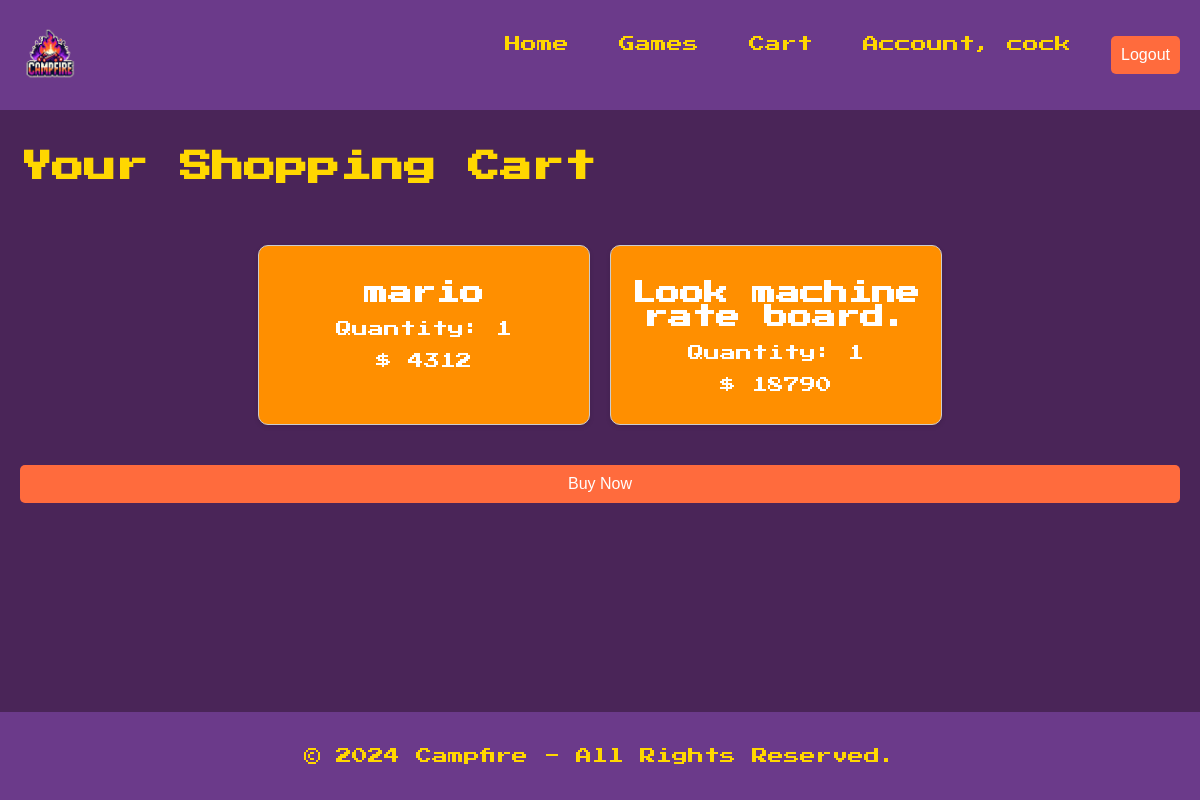
The app's page /cart/ (signed in), older data.
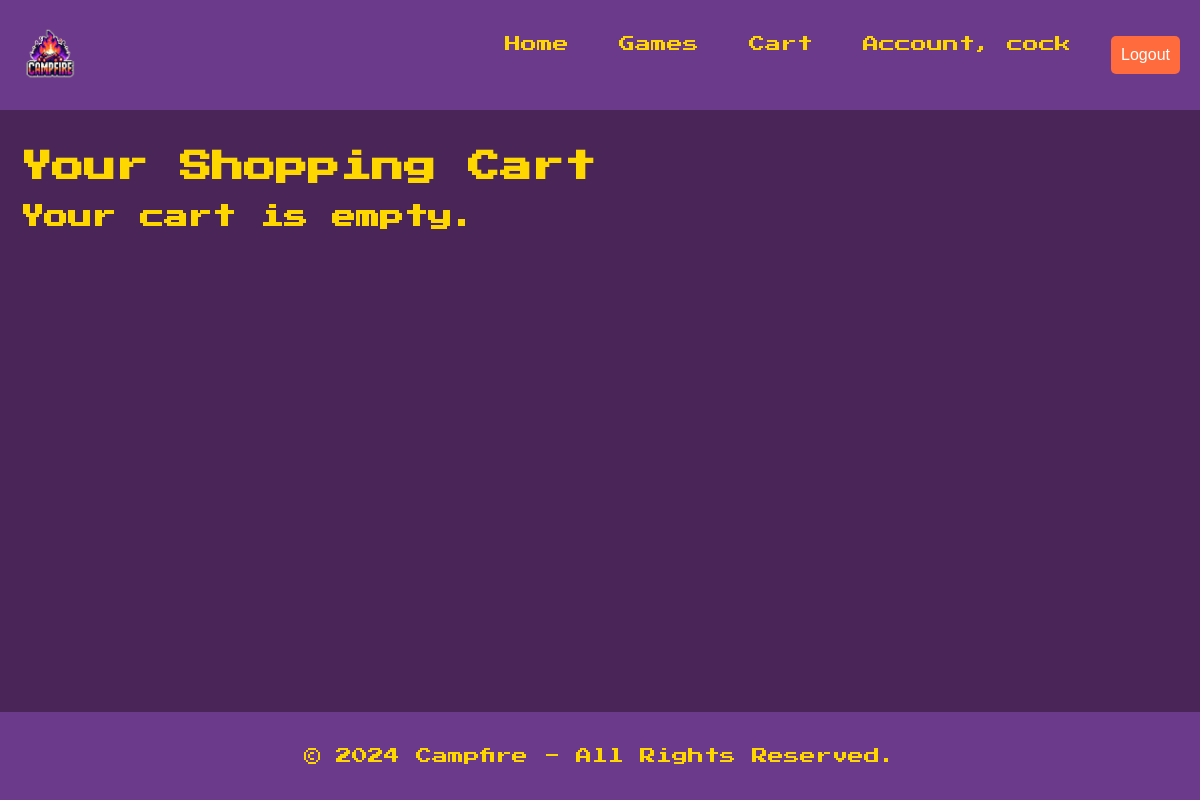
The same page, newer data.
### shop/models.py (models this page shows, shortened)
class CartItem(models.Model):
    shopping_cart = models.ForeignKey(
        ShoppingCart, on_delete=models.CASCADE, related_name='cart_items')
    game = models.ForeignKey(
        Game, on_delete=models.CASCADE, related_name='cart_items')
    quantity = models.PositiveIntegerField(default=1)

class Game(models.Model):
    title = models.CharField(max_length=255)
    author = models.CharField(max_length=255)
    price = models.IntegerField()
    description = models.TextField()

### shop/views.py (the view, shortened to what this page needs)
# urls.py: path('cart/', Cart.as_view(), name='cart'),
class Cart(LoginRequiredMixin, View):
    template_name = "cart.html"
    def get(self, request):
        shopping_cart, created = ShoppingCart.objects.get_or_create(
            user=request.user)
        cart_items = shopping_cart.cart_items.all()
        return render(request, self.template_name, {'cart_items': cart_items})

### shop/templates/cart.html (shortened to what this page needs)
{% extends 'base.html' %}
{% block content %}
<h1>Your Shopping Cart</h1>
{% if cart_items %}
<form action="{% url 'cart' %}" method="post">
  <div class="games-container">
    <div class="games-grid">
      {% for item in cart_items %}
      <div class="game-card">
        <div class="game-info">
          <h2>{{ item.game.title }}</h2>
          <p>Quantity: {{ item.quantity }}</p>
          <p>$ {{ item.game.price }}</p>
        </div>
      </div>
      {% endfor %}
    </div>
  </div>
  <button type="submit" class="btn buy-btn">Buy Now</button>
</form>
{% else %}
<h2>Your cart is empty.</h2>
{% endif %}
{% endblock %}

Row changes from the older to the newer data that the page shows:
removed CartItem: game "mario", quantity "1", game.price "4312"
removed CartItem: game "Look machine rate board.", quantity "1", game.price "18790"
Text that changed along with them:
text no longer shown: "Buy Now"
text now shown: "Your cart is empty."
